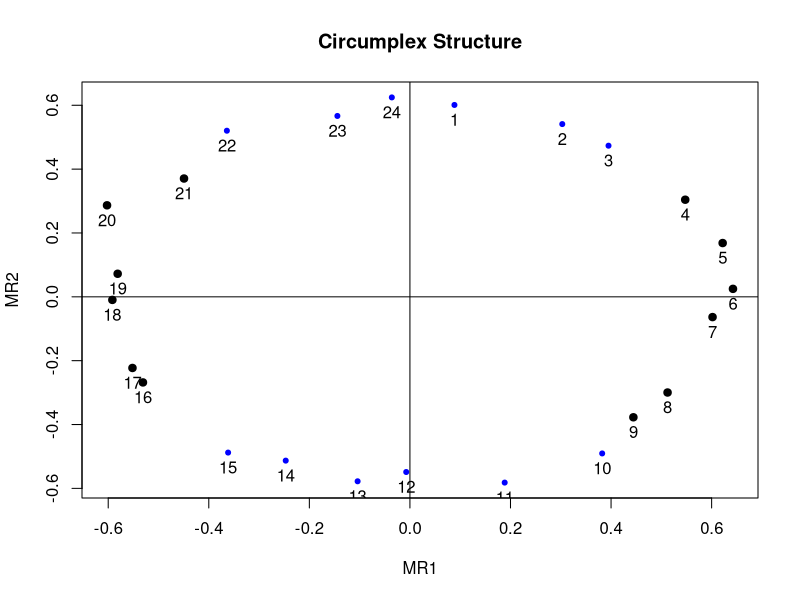
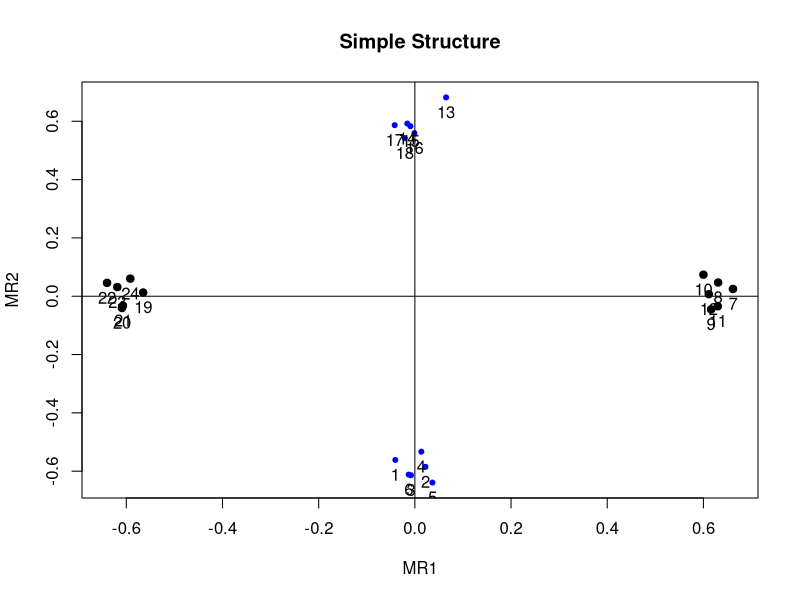

Recreate these plots in R, in order.
library(psych)


### Name: circ.tests
### Title: Apply four tests of circumplex versus simple structure
### Aliases: circ.tests
### Keywords: multivariate models

### ** Examples

circ.data <- circ.sim(24,500)
circ.fa <- fa(circ.data,2)
plot(circ.fa,title="Circumplex Structure")
ct <- circ.tests(circ.fa)
#compare with non-circumplex data
simp.data <- item.sim(24,500)
simp.fa <- fa(simp.data,2)
plot(simp.fa,title="Simple Structure")
st <- circ.tests(simp.fa)
res <- rbind(ct[1:4],st[1:4])
rownames(res) <- c("circumplex","Simple")
print(res,digits=2)
